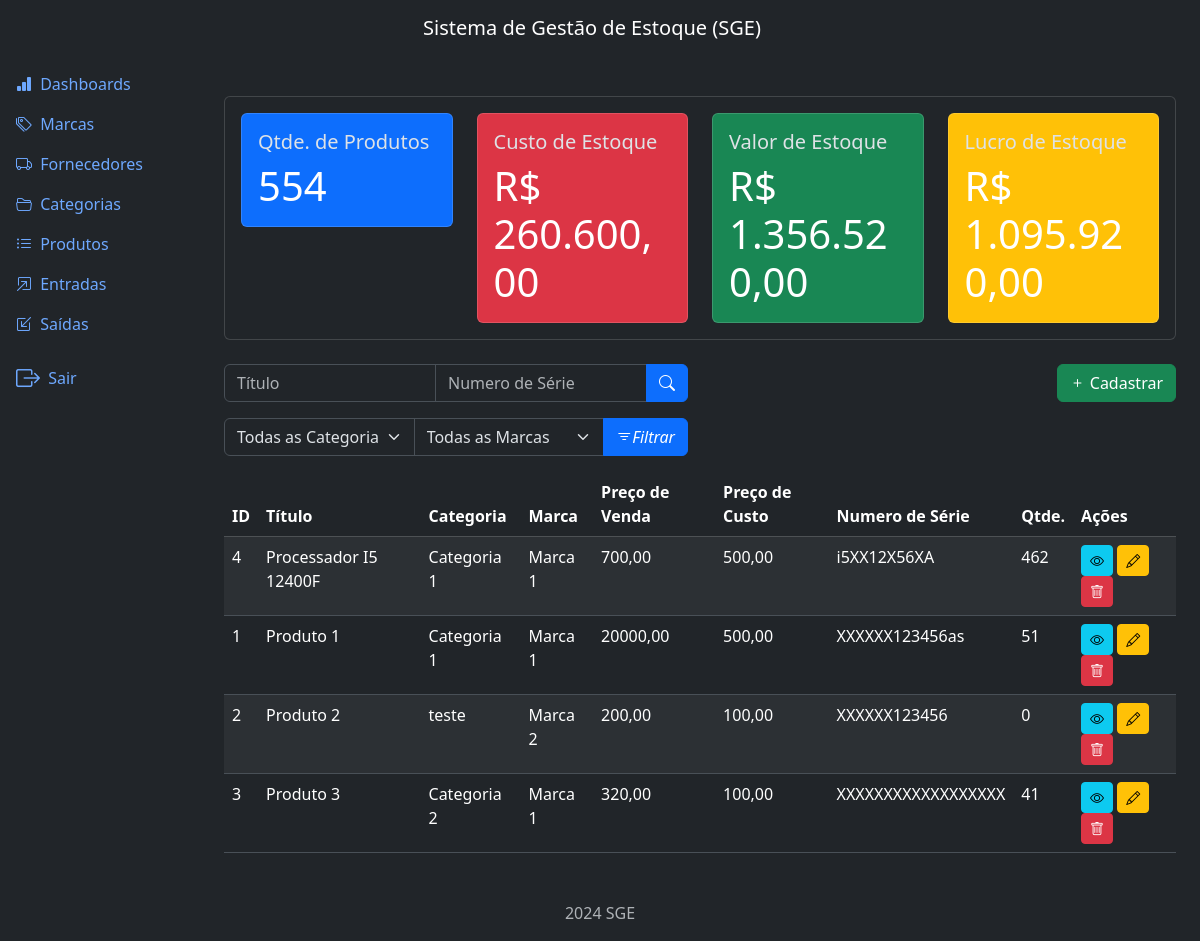
Before: /products/list/ (signed in) with the older database file.
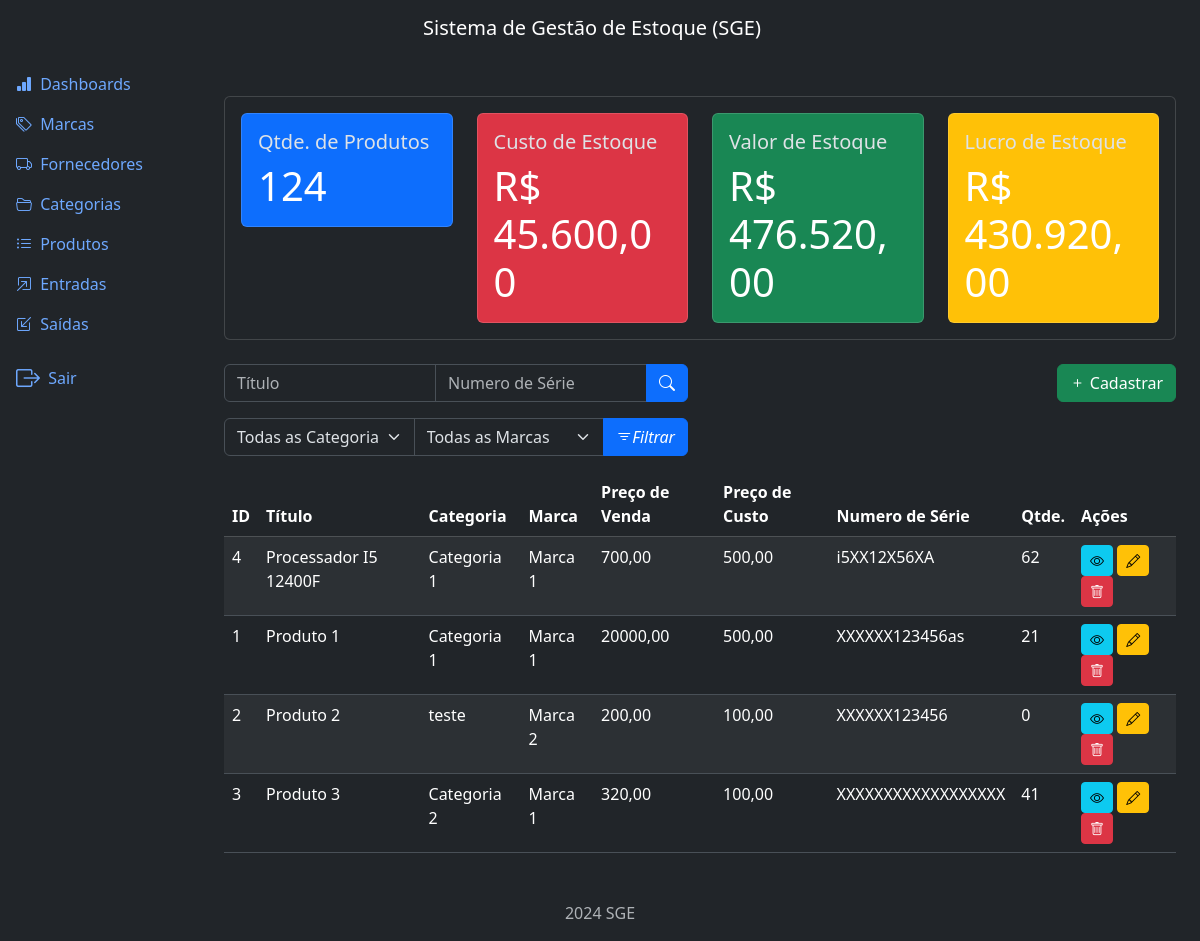
After: the same page with the newer database file.
### products/models.py (models this page shows, shortened)
class Product(models.Model):
    title = models.CharField(max_length=500)
    category = models.ForeignKey(
        Category, on_delete=models.PROTECT, related_name='products')
    brand = models.ForeignKey(
        Brand, on_delete=models.PROTECT, related_name='products')
    description = models.TextField(null=True, blank=True)
    serie_number = models.CharField(max_length=200, null=True, blank=True)
    cost_price = models.DecimalField(max_digits=20, decimal_places=2)
    selling_price = models.DecimalField(max_digits=20, decimal_places=2)
    quantity = models.IntegerField(default=0)
    created_at = models.DateTimeField(auto_now_add=True)
    updated_at = models.DateTimeField(auto_now=True)
    class Meta:
        ordering = ['title']

### categories/models.py (models this page shows)
class Category(models.Model):
    name = models.CharField(max_length=500)
    description = models.TextField(null=True, blank=True)
    created_at = models.DateTimeField(auto_now_add=True)
    updated_at = models.DateTimeField(auto_now=True)
    class Meta:
        ordering = ['name']
    def __str__(self):
        return self.name

### brands/models.py (models this page shows)
class Brand(models.Model):
    name = models.CharField(max_length=500)
    description = models.TextField(null=True, blank=True)
    created_at = models.DateTimeField(auto_now_add=True)
    updated_at = models.DateTimeField(auto_now=True)
    class Meta:
        ordering = ['name']
    def __str__(self):
        return self.name

### products/views.py (the view)
# urls.py: path('list/', views.ProductListView.as_view(), name='list'),
class ProductListView(LoginRequiredMixin, ListView):
    model = Product
    template_name = 'product_list.html'
    context_object_name = 'products'
    paginate_by = 5
    permission_required = 'products.view_product'
    def get_queryset(self):
        qs = super().get_queryset()
        title = self.request.GET.get('title')
        category = self.request.GET.get('category')
        brand = self.request.GET.get('brand')
        ns = self.request.GET.get('serie_number')
        if title:
            qs = qs.filter(title__icontains=title)
        if ns:
            qs = qs.filter(serie_number__icontains=ns)
        if category:
            qs = qs.filter(category__id=category)
        if brand:
            qs = qs.filter(brand__id=brand)
        return qs
    def get_context_data(self, **kwargs):
        context = super().get_context_data(**kwargs)
        context['categories'] = Category.objects.all()
        context['brands'] = Brand.objects.all()
        context['product_metrics'] = metrics.get_products_metrics()
        return context

### project/metrics.py (called while the page is built)
def get_products_metrics():
    products = Product.objects.all()
    total_cost_price = sum(product.cost_price *
                           product.quantity for product in products)
    total_selling_price = sum(product.selling_price *
                              product.quantity for product in products)
    total_quantity = sum(product.quantity for product in products)
    total_profit = total_selling_price - total_cost_price
    return dict(
        total_cost_price=number_format(
            total_cost_price, decimal_pos=2, force_grouping=True),
        total_selling_price=number_format(
            total_selling_price, decimal_pos=2, force_grouping=True),
        total_quantity=total_quantity,
        total_profit=number_format(
            total_profit, decimal_pos=2, force_grouping=True)
    )

### products/templates/product_list.html (shortened to what this page needs)
{% extends "base.html" %}
{% block content %}
  {% if perms.products.view_product and perms.inflows.view_inflow %}
    {% include "components/product_metrics.html" %}
  {% endif %}
  <div class="row mb-3">
    <div class="col-md-6">
      <form method="GET" action="{% url "product:list" %}">
        <div class="input-group">
          <input type="text" class="form-control" name="title" placeholder="Título" value="{{request.GET.title}}">
          <input type="text" class="form-control" name="serie_number" placeholder="Numero de Série" value="{{request.GET.serie_number}}">
          <button type="submit" class="btn btn-primary">
            <i class="bi bi-search"></i>
          </button>
        </div>
      </form>
    </div>
    {% if perms.products.change_product %}
      <div class="col-md-6">
        <a href="{% url "product:create" %}" class="btn btn-success float-end" >
          <i class="bi bi-plus"></i>
          Cadastrar
        </a>
      </div>
    {% endif %}
  </div>
  <div class="row mb-3">
    <div class="col-md-6">
      <form method="GET" action="{% url "product:list" %}">
        <div class="input-group">
          <select class="form-select" name="category">
            <option value="" {% if not request.GET.category %} selected {% endif %}>Todas as Categorias</option>
          </select>
          <select class="form-select" name="brand">
            <option value="" {% if not request.GET.brand %} selected {% endif %}>Todas as Marcas</option>
          </select>
          <button type="submit" class="btn btn-primary"><i class="bi bi-filter">Filtrar</i></button>
        </div>
      </form>
    </div>
  </div>
  <div class="table-responsive">
    <table class="table table-striped table-border">
      <thead class="table-dark">
        <tr>
          <th>ID</th>
          <th>Título</th>
          <th>Categoria</th>
          <th>Marca</th>
          <th>Preço de Venda</th>
          <th>Preço de Custo</th>
          <th>Numero de Série</th>
          <th>Qtde.</th>
          <th>Ações</th>
        </tr>
      </thead>
      <tbody>
        {% for product in products %}
          <tr>
            <td>{{ product.id }}</td>
            <td>{{ product.title }}</td>
            <td>{{ product.category }}</td>
            <td>{{ product.brand }}</td>
            <td>{{ product.selling_price }}</td>
            <td>{{ product.cost_price}}</td>
            <td>{{ product.serie_number}}</td>
            <td>{{ product.quantity}}</td>
            <td>
              <a href="{% url "product:detail" product.id %}" class="btn btn-info btn-sm"><i class="bi bi-eye"></i></a>
              {% if perms.products.change_product %}
                <a href="{% url "product:update" product.id %}" class="btn btn-warning btn-sm"><i class="bi bi-pencil"></i></a>
              {% endif %}
              {% if perms.products.delete_product %}
                <a href="{% url "product:delete" product.id %}" class="btn btn-danger btn-sm"><i class="bi bi-trash"></i></a>
              {% endif %}
            </td>
          </tr>
        {% endfor %}
      </tbody>
    </table>
  </div>
{% endblock content %}

Changed rows visible on the page:
changed Product "Processador I5 12400F": quantity "462" → "62"
changed Product "Produto 1": quantity "51" → "21"
Other visible differences:
{{ product_metrics.total_quantity }}: "554" → "124"
{{ product_metrics.total_cost_price }}: "260.600,00" → "45.600,00"
{{ product_metrics.total_selling_price }}: "1.356.520,00" → "476.520,00"
{{ product_metrics.total_profit }}: "1.095.920,00" → "430.920,00"
